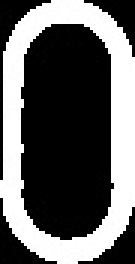
#> input picture res.jpg, 45 x 88 px (shown 3 times larger)
$ python templateTest.py   (Python 2 division)
#> lines starting #> are read from the running program, lines starting #| are printed output that depends on the picture; after the words box and inside, x2 and y2 are one past the last pixel; in counts of white or black regions, pixels touching at a corner belong together
import cv2
import numpy as np
from matplotlib import pyplot as plt

img_rgb = cv2.imread('res.jpg')
#> img_rgb is the input picture: shape (88, 45, 3); min 0, max 255, mean 96.7
img_gray = cv2.cvtColor(img_rgb, cv2.COLOR_BGR2GRAY)
template = cv2.imread('templates/squiggle.jpg',0)
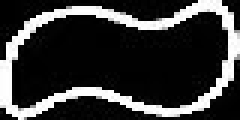
#> input picture templates/squiggle.jpg, 80 x 40 px (shown 3 times larger)
#> template is the input picture: shape (40, 80); min 0, max 255, mean 55.2
template = cv2.threshold(template, 60, 255, cv2.THRESH_BINARY_INV)[1]
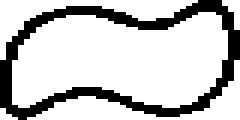
#> template: shape (40, 80) (shown 3 times larger); 78.2% white; 1 black region, box (x1, y1, x2, y2) and area: (0, 0, 80, 40) 699
w, h = template.shape[::-1]
#> w = 80; h = 40

#> (the run stopped early here; a loop or call above may not have finished)
